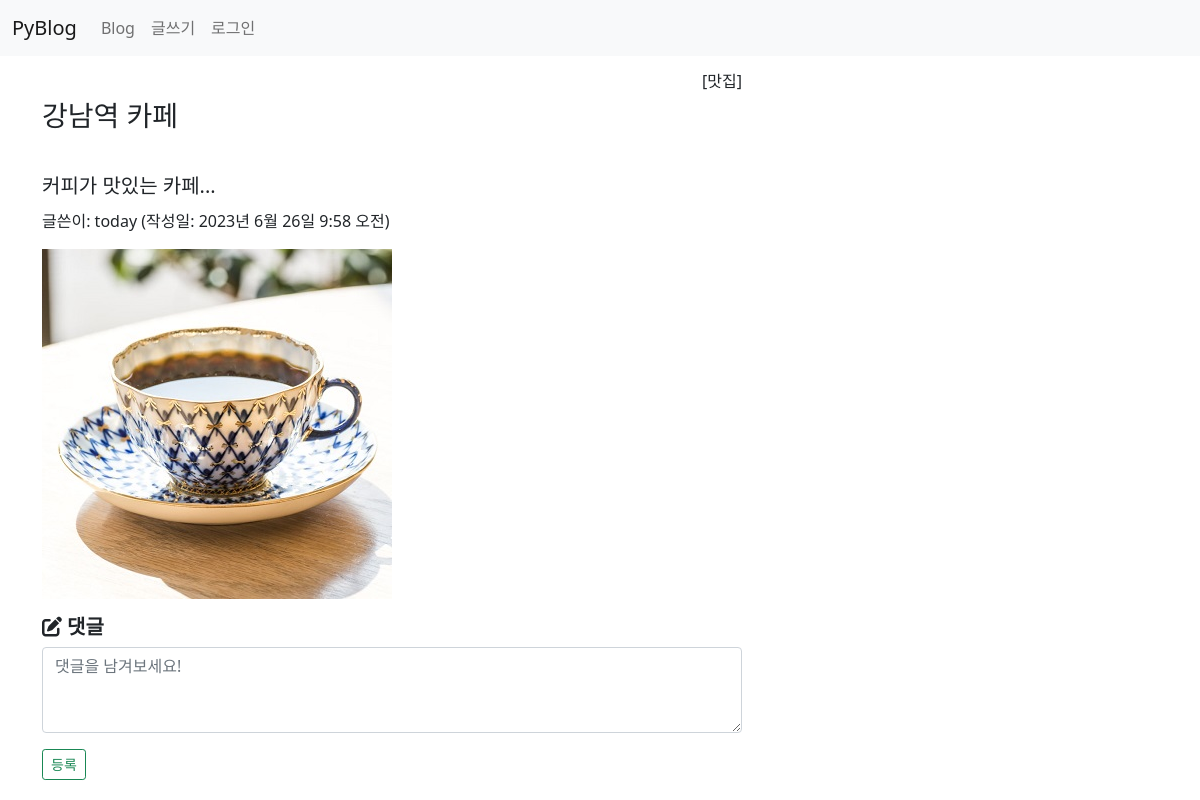
Page /blog/8/ on the committed database.
### blog/models.py (models this page shows, shortened)
class Post(models.Model):
    author = models.ForeignKey(User, on_delete=models.CASCADE)
    title = models.CharField(max_length=100)  #제목
    content = models.TextField()              #내용
    pub_date = models.DateTimeField()         #발행일
    modify_date = models.DateTimeField(null=True, blank=True) #입력 폼이 비어도 됨
    photo = models.ImageField(upload_to='blog/images/%Y/%m/%d/',
                    null=True, blank=True)  #null 허용, 파일을 첨부하지 않을수 있음
    file = models.FileField(upload_to='blog/files/%Y/%m/%d/',
                    null=True, blank=True)
    category = models.ForeignKey(Category, null=True, blank=True,
                    on_delete=models.SET_NULL)

class Category(models.Model):
    name = models.CharField(max_length=50, unique=True)
    slug = models.SlugField(max_length=200, unique=True,
                allow_unicode=True)
    def __str__(self):
        return self.name
    class Meta:
        ordering = ['name']  # 이름순 정렬
        verbose_name = 'category'
        verbose_name_plural = 'categories'

### blog/views.py (the view)
# urls.py: path('<int:post_id>/', views.detail, name='detail'), #상세 페이지
def detail(request, post_id):
    post = Post.objects.get(id=post_id)
    categories = Category.objects.all()  # 카테고리 전체 검색
    context = {'post': post, 'categories': categories}
    return render(request, 'blog/detail.html', context)

### templates/blog/detail.html (shortened to what this page needs)
{% extends 'base.html' %}
{% block content %}
<div class="container my-3">
    <section id="detail">
        {% if post.category %}
            <h6 class="text-end">[{{ post.category }}]</h6>
        {% endif %}
        <h3>{{ post.title }}</h3>
        <h5 style="white-space: pre-line; line-height: 1.5">
            {{ post.content }}
        </h5>
        <p>글쓴이: {{ post.author }} (작성일: {{ post.pub_date }})</p>
        {% if post.photo %}
            <img src="{{ post.photo.url }}">
        {% endif %}
        <div class="mt-3">
            <h5><i class="fa-solid fa-pen-to-square"> 댓글</i></h5>
        </div>
        <div>
            <form action="{% url 'blog:comment_create' post.id %}" method="post">
                <div class="form-group">
                    <textarea name="content" rows="3"
                              placeholder="댓글을 남겨보세요!"
                              class="form-control"></textarea>
                    <button type="submit"
                            class="mt-3 btn btn-sm btn-outline-success">등록</button>
                </div>
            </form>
        </div>
    </section>
</div>
{% endblock %}

### static/blog/css/style.css (style rules this page uses)
#detail { width: 700px; float: left; }

### rows in the picture
Post: category "맛집", title "강남역 카페", content "커피가 맛있는 카페...", author "today", pub_date "2023년 6월 26일 9:58 오전", photo (picture)
